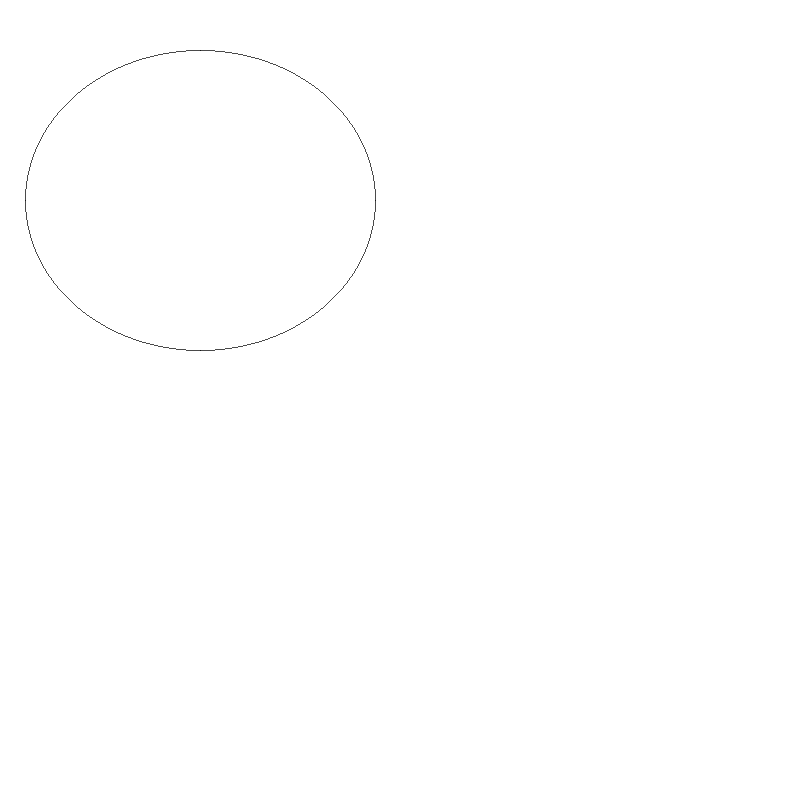
Frame 1 (no input)
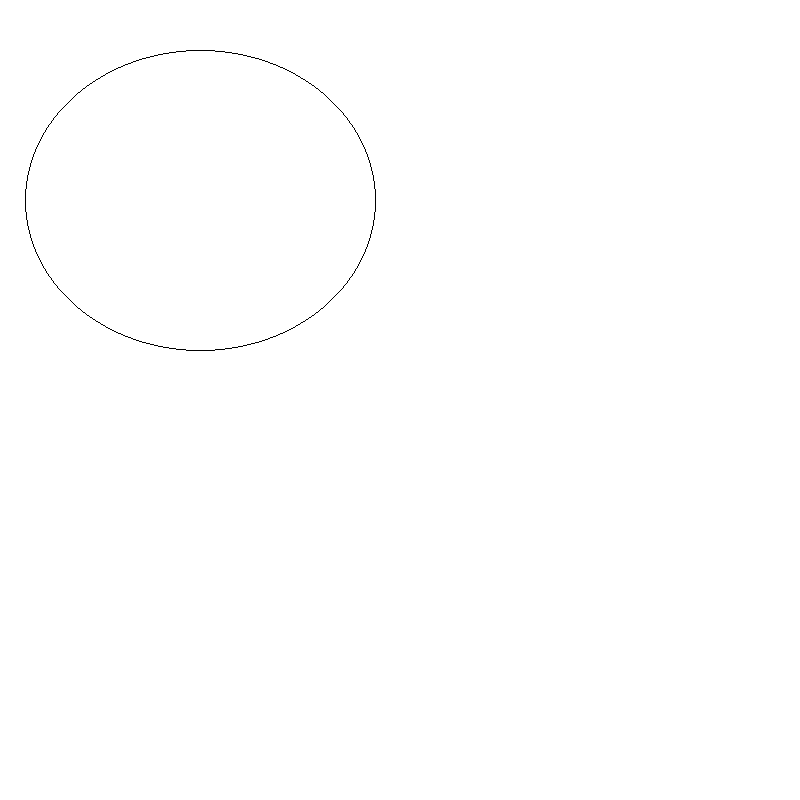
Frame 60 (the mouse pressed at the canvas centre just before this capture)
Frame 120 (the mouse held since frame 60 and released just before this capture): identical to frame 60, image omitted

The Processing sketch that drew these frames (run headless with seeded random() and noise(); from frame 60 on, the mouse is pressed at the canvas centre):

// Processing sketch: MidpointEllipseDrawingAlgorithm
// ── MidpointEllipseDrawingAlgorithm.pde
void setup()
{
size(800,800);
background(255);
}
Mld mld=new Mld();
void draw()
{ 
  mld.medg(175.0,150.0,200.0,200.0); 
}
public class Mld 
{
Mld(){};
void medg(float rx, float ry,  float xc, float yc)
{
 float dx, dy, d1, d2, x, y;
    x = 0;
    y = ry;
  d1 = (ry * ry) - (rx * rx * ry) +
                    (0.25f * rx * rx);
    dx = 2 * ry * ry * x;
    dy = 2 * rx * rx * y;
   
    while (dx < dy)
    {
      point((x + xc),(y + yc));
      point((-x + xc),(y + yc));
      point((x + xc),(-y + yc));
      point((-x + xc),(-y + yc));
 if (d1 < 0) 
        {
            x++;
            dx = dx + (2 * ry * ry);
            d1 = d1 + dx + (ry * ry);
        }
        else
        {
            x++;
            y--;
            dx = dx + (2 * ry * ry);
            dy = dy - (2 * rx * rx);
            d1 = d1 + dx - dy + (ry * ry);
        }
    }
d2 = ((ry * ry) * ((x + 0.5f) * (x + 0.5f)))
        + ((rx * rx) * ((y - 1) * (y - 1)))
        - (rx * rx * ry * ry);
   while (y >= 0) {
  point((x + xc),(y + yc));
      point((-x + xc),(y + yc));
      point((x + xc),(-y + yc));
      point((-x + xc),(-y + yc));
  if (d2 > 0) {
            y--;
            dy = dy - (2 * rx * rx);
            d2 = d2 + (rx * rx) - dy;
        }
        else {
            y--;
            x++;
            dx = dx + (2 * ry * ry);
            dy = dy - (2 * rx * rx);
            d2 = d2 + dx - dy + (rx * rx);
        }
    }
}
}
